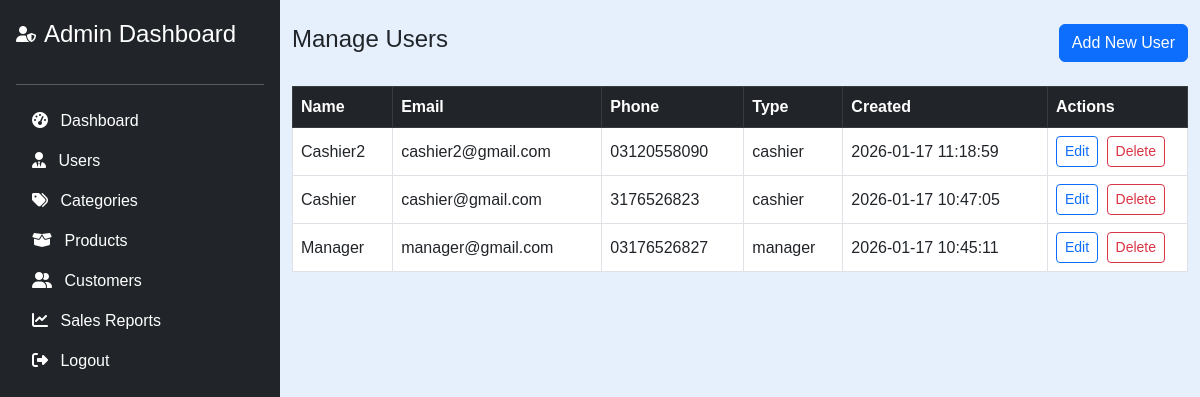
Page /admin/users.php (signed in) on the committed database.
### tables this page shows
CREATE TABLE `users` (
  `id` int(11) NOT NULL,
  `full_name` varchar(255) NOT NULL,
  `email` varchar(255) NOT NULL,
  `password` varchar(255) NOT NULL,
  `phone` varchar(20) DEFAULT NULL,
  `usertype` enum('admin','manager','cashier') NOT NULL,
  `status` enum('active','inactive') NOT NULL DEFAULT 'active',
  `created_at` datetime DEFAULT current_timestamp()
);

### admin/users.php (the view, shortened to what this page needs)
<?php
include('config.php');
$res = $conn->query("SELECT id, full_name, email, phone, usertype, created_at
                     FROM users
                     WHERE usertype IN ('manager','cashier')
                     ORDER BY created_at DESC");
$users = $res->fetch_all(MYSQLI_ASSOC);
?>
<!DOCTYPE html>
<html lang="en">
<head>
    <link href="https://cdn.jsdelivr.net/npm/bootstrap@5.3.0/dist/css/bootstrap.min.css" rel="stylesheet">
</head>
<body>
<?php include('admin_sidebar.php'); ?>
<div class="container py-4">
    <div class="d-flex justify-content-between align-items-center mb-4">
        <h4>Manage Users</h4>
        <button class="btn btn-primary" onclick="openCreate()">Add New User</button>
    </div>
    <div class="table-responsive">
        <table class="table table-bordered table-hover align-middle">
            <thead class="table-dark">
                <tr>
                    <th>Name</th>
                    <th>Email</th>
                    <th>Phone</th>
                    <th>Type</th>
                    <th>Created</th>
                    <th width="140">Actions</th>
                </tr>
            </thead>
            <tbody>
            <?php if (empty($users)): ?>
                <tr><td colspan="6" class="text-center py-4">No users found</td></tr>
            <?php else: ?>
                <?php foreach ($users as $u): ?>
                    <tr data-id="<?= $u['id'] ?>">
                        <td class="name"><?= htmlspecialchars($u['full_name']) ?></td>
                        <td class="email"><?= htmlspecialchars($u['email']) ?></td>
                        <td class="phone"><?= htmlspecialchars($u['phone'] ?: '-') ?></td>
                        <td class="type"><?= htmlspecialchars($u['usertype']) ?></td>
                        <td><?= htmlspecialchars($u['created_at']) ?></td>
                        <td>
                            <button class="btn btn-sm btn-outline-primary me-1" onclick="openEdit(this)">Edit</button>
                            <button class="btn btn-sm btn-outline-danger" onclick="deleteUser(<?= $u['id'] ?>)">Delete</button>
                        </td>
                    </tr>
                <?php endforeach; ?>
            <?php endif; ?>
            </tbody>
        </table>
    </div>
</div>
</body>
</html>

### admin/admin_sidebar.php (style rules this page uses)
body { font-family: Arial, sans-serif; background-color: #e6effc; margin-left: 280px; }

### rows in the picture
users: full_name "Cashier2", email "cashier2@gmail.com", phone "03120558090", usertype "cashier", created_at "2026-01-17 11:18:59"
users: full_name "Cashier", email "cashier@gmail.com", phone "3176526823", usertype "cashier", created_at "2026-01-17 10:47:05"
users: full_name "Manager", email "manager@gmail.com", phone "03176526827", usertype "manager", created_at "2026-01-17 10:45:11"
